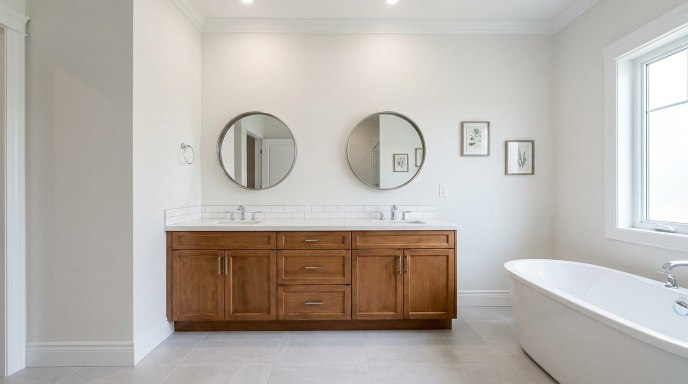
#> input picture room-src/bathroom-1/base.png, 1376 x 768 px, found by its file name (shown at 1/2 size)
$ python build-room-masks.py ../room-src/bathroom-1/base.png
#> lines starting #> are read from the running program, lines starting #| are printed output that depends on the picture; after the words box and inside, x2 and y2 are one past the last pixel; in counts of white or black regions, pixels touching at a corner belong together
"""
Build visualizer masks from a generated room (see scripts/generate-room.ts).

Reads <dir>/base.png and <dir>/key.png, classifies each key pixel by its flat key
color (magenta = main walls, cyan = accent wall, yellow = trim, green = window
frames, blue = cabinets from key-cabinets.png) and writes:
  <dir>/mask-<surface>.png  one grayscale coverage mask per surface (0-255). Separate
                            files rather than RGBA channels: browsers premultiply
                            alpha on canvas reads, which would corrupt a 4th channel.
  <dir>/report.txt          coverage per surface + how well key and base stay aligned

Optional <dir>/exclude.json: areas in base-image pixels that are never painted (e.g.
another room seen through a doorway, a range hood that picked up the key color). Each
entry is a rectangle [x0, y0, x1, y1] or a polygon [[x, y], [x, y], ...].
Optional "reassign" rules in <dir>/meta.json move a surface to another inside a box.

Coverage is soft: it scales with how saturated the key color is, so anti-aliased
edges and walls seen through sheer curtains get partial paint instead of a hard cut.

Usage: python3 scripts/build-room-masks.py <room-dir> [--preview]
  --preview  also writes preview.jpg: the room in four test colors, rendered with the
             same shading math the browser renderer uses.
"""
import json
import sys
from pathlib import Path

import numpy as np
from PIL import Image, ImageDraw, ImageFilter

room = Path(sys.argv[1])
base_img = Image.open(room / "base.png").convert("RGB")
#> base_img is the input picture: PIL image 1376x768 RGB; mean R, G, B 184.3, 178.7, 172.2
key_img = Image.open(room / "key.png").convert("RGB")
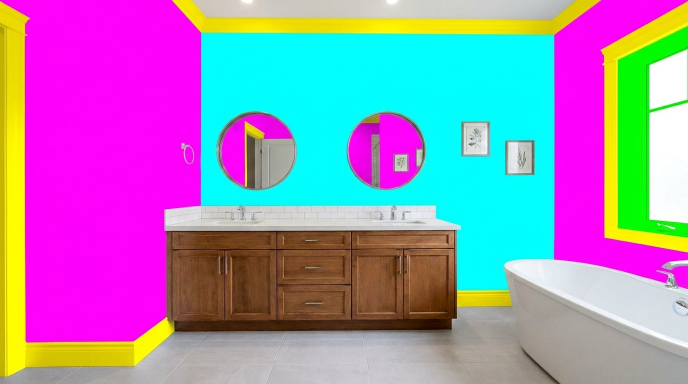
#> input picture room-src/bathroom-1/key.png, 1376 x 768 px, found by its file name (shown at 1/2 size)
#> key_img is the input picture: PIL image 1376x768 RGB; mean R, G, B 158.7, 139.2, 179.4
# Classify at the key's own resolution (2K) and only shrink the finished masks: edge
# pixels then get true partial coverage, and the edit's edge wobble shrinks with them.
# Resizing the key colors first would blend them at every seam.
scale = key_img.size[0] / base_img.size[0]
#> scale = 1
base = np.asarray(base_img, dtype=np.float32) / 255
work = np.asarray(base_img.resize(key_img.size, Image.LANCZOS), dtype=np.float32) / 255
key = np.asarray(key_img, dtype=np.float32) / 255

r, g, b = key[..., 0], key[..., 1], key[..., 2]
hi = np.maximum(np.maximum(r, g), b)
lo = np.minimum(np.minimum(r, g), b)
chroma = hi - lo


def coverage(score):
    """Map a 'how much this looks like the key color' score to 0-1 coverage."""
    return np.clip((score - 0.25) / 0.2, 0, 1)


# Each key color is two strong channels and one weak one; score = min(strong) - weak.
# The edit often keeps the room's shading on the key color, so channels are divided
# by the pixel's brightest channel: a shadowed magenta scores the same as a lit one.
# Near-black pixels carry no reliable hue and are dropped.
lit = np.clip((hi - 0.12) / 0.1, 0, 1)
rn, gn, bn = (c / np.maximum(hi, 1e-3) for c in (r, g, b))
main = coverage(np.minimum(rn, bn) - gn) * lit
accent = coverage(np.minimum(gn, bn) - rn) * lit
trim = coverage(np.minimum(rn, gn) - bn) * lit
# Green is one strong channel: score = strong - max(weak). A shaded cyan or yellow
# keeps its second channel high, so it never scores as green.
window = coverage(gn - np.maximum(rn, bn)) * lit

# Per-room settings (room-src/<id>/meta.json). Window frames are opt-in: the edit
# model likes to invent or move grilles, so a room only gets a window surface once its
# frames have been checked against the photo. key-window.png (a windows-only edit
# pass) replaces the main key's green when present, as it is usually more faithful.
meta_file = room / "meta.json"
meta = json.loads(meta_file.read_text()) if meta_file.exists() else {}
window_key = room / "key-window.png"
if not meta.get("windows", True):
    window = np.zeros_like(window)
elif window_key.exists():
    wk = np.asarray(Image.open(window_key).convert("RGB").resize(key_img.size, Image.LANCZOS), dtype=np.float32) / 255
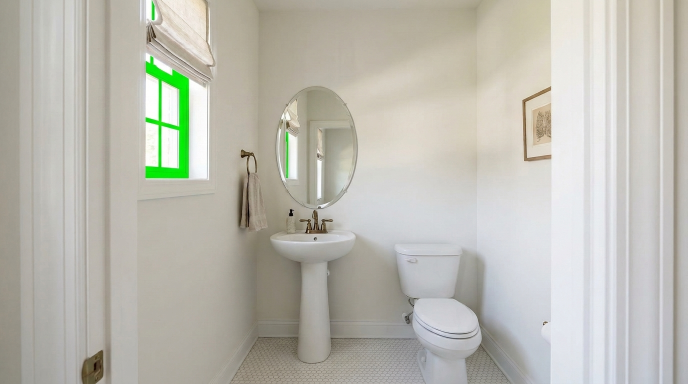
#> input picture room-src/bathroom-2/key-window.png, 1376 x 768 px, found by its file name (shown at 1/2 size)
    whi = wk.max(axis=2)
    wr, wg, wb = (wk[..., i] / np.maximum(whi, 1e-3) for i in range(3))
    window = coverage(wg - np.maximum(wr, wb)) * np.clip((whi - 0.12) / 0.1, 0, 1)
    # The window key wins where it claims a frame; elsewhere its green is ignored.
    main, accent, trim = (m * (1 - window) for m in (main, accent, trim))

# key-cabinets.png (a cabinets-only edit pass, kitchens) floods the cabinetry pure blue.
# Blue is one strong channel, scored like green above. Hardware keeps its own color in
# that pass, so pulls and knobs never score as blue and stay unpainted.
cabinet_key = room / "key-cabinets.png"
cabinets = np.zeros_like(window)
if cabinet_key.exists():
    ck = np.asarray(Image.open(cabinet_key).convert("RGB").resize(key_img.size, Image.LANCZOS), dtype=np.float32) / 255
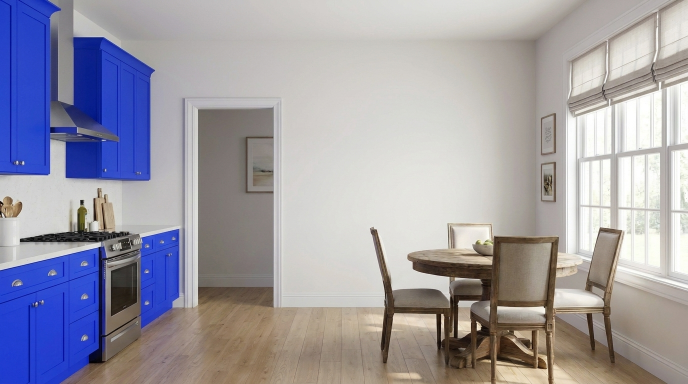
#> input picture room-src/kitchen-1/key-cabinets.png, 1376 x 768 px, found by its file name (shown at 1/2 size)
    chi = ck.max(axis=2)
    cr, cg, cb = (ck[..., i] / np.maximum(chi, 1e-3) for i in range(3))
    cabinets = coverage(cb - np.maximum(cr, cg)) * np.clip((chi - 0.12) / 0.1, 0, 1)
    # The edit keeps hardware but tints dark pulls blue, so they still score as cabinet.
    # In the base they are far darker than the door around them: under 15-25% of the
    # local brightness, where the deepest real cabinet shadows stay above 45%.
    wlum = (np.where(work <= 0.04045, work / 12.92, ((work + 0.055) / 1.055) ** 2.4) @ np.array([0.2126, 0.7152, 0.0722], dtype=np.float32)).astype(np.float32)
    local = np.asarray(Image.fromarray(wlum, mode="F").filter(ImageFilter.MedianFilter(2 * round(15 * scale) + 1)), dtype=np.float32)
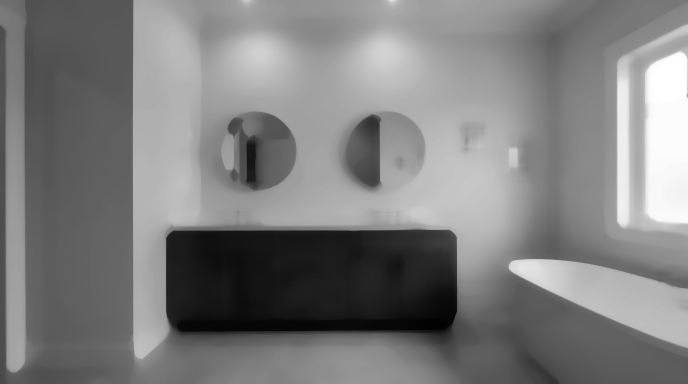
#> local: shape (768, 1376) float32 (shown at 1/2 size); min 0.00914, max 1, mean 0.497
    hardware = np.clip((0.25 - wlum / np.maximum(local, 1e-3)) / 0.1, 0, 1)
    cabinets *= 1 - hardware
#> cabinets: shape (768, 1376) float32; min 0, max 1, mean 0.132

SURFACES = ("main", "accent", "trim", "window")

# The base walls are near-neutral; anything strongly colored in the base (wood, art)
# can't be a painted surface even if the edit bled color onto it.
base_chroma = work.max(axis=2) - work.min(axis=2)
# Loose on purpose: off-white walls pick up warm bounce light from wood floors and
# sunlight, and a tight cutoff punches holes in exactly those patches.
neutral = np.clip((0.38 - base_chroma) / 0.1, 0, 1)
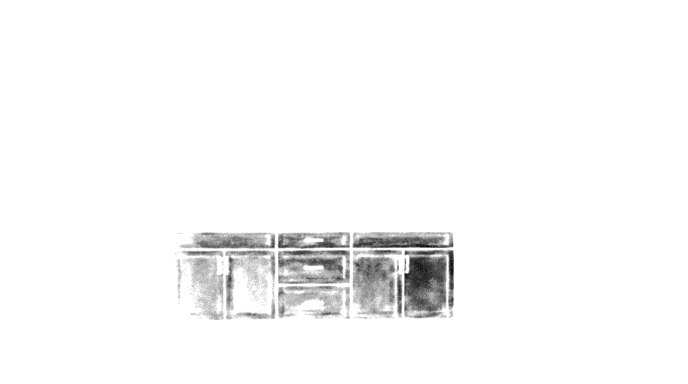
#> neutral: shape (768, 1376) float32 (shown at 1/2 size); min 0, max 1, mean 0.975
keep = np.ones_like(neutral)
exclude_file = room / "exclude.json"
if exclude_file.exists():
    polygons = Image.new("L", (keep.shape[1], keep.shape[0]), 0)
    for area in json.loads(exclude_file.read_text()):
        if isinstance(area[0], list):
            ImageDraw.Draw(polygons).polygon([(x * scale, y * scale) for x, y in area], fill=255)
        else:
            x0, y0, x1, y1 = area
            keep[round(y0 * scale) : round(y1 * scale), round(x0 * scale) : round(x1 * scale)] = 0
    keep *= np.asarray(polygons) == 0
masks = [m * neutral * keep for m in (main, accent, trim, window)]
#> masks = 4 items
cabinets *= neutral * keep
#> cabinets: shape (768, 1376) float32; min 0, max 1, mean 0.132

# meta.json "reassign": [{"rect": [x0, y0, x1, y1], "from": "main", "to": "accent"}, ...]
# moves one surface's coverage to another inside a box (base-image pixels). The key
# pass sometimes splits one wall in two, e.g. where a chandelier crosses it, or picks a
# less useful accent wall; drawing the box along the real wall corners fixes it.
for rule in meta.get("reassign", []):
    x0, y0, x1, y1 = (round(v * scale) for v in rule["rect"])
    src, dst = SURFACES.index(rule["from"]), SURFACES.index(rule["to"])
    box = (slice(y0, y1), slice(x0, x1))
    masks[dst][box] = np.maximum(masks[dst][box], masks[src][box])
    masks[src][box] = 0

# Seams where two surfaces meet (wall corners, wall/trim joints). Only pixels lying
# between two different surfaces are touched; an object edge borders a single
# surface, so lamps and furniture don't grow a painted halo.
stack = np.stack(masks, axis=2)


def grow(st):
    return np.stack(
        [np.asarray(Image.fromarray((st[..., i] * 255).astype(np.uint8)).filter(ImageFilter.MaxFilter(2 * round(2 * scale) + 1)), dtype=np.float32) / 255 for i in range(st.shape[2])],
        axis=2,
    )
#> returned value: shape (768, 1376, 4) float32


# Anti-aliased pixels where cyan meets yellow blend to green, which would draw a fake
# window-frame line along every accent/trim edge. Real window frames always sit inside
# their casing, so they never touch the accent wall and trim at once.
grown = grow(stack)
stack[..., 3] = np.where((grown[..., 1] > 0.5) & (grown[..., 2] > 0.5), 0, stack[..., 3])
grown = grow(stack)

# At a seam each surface claims only part of the edge pixels (the key colors blend
# there), so the white base would show through as a hairline. Between two surfaces,
# top the coverage up to 100%, split across the neighbouring surfaces in proportion
# to what each already claims. (Handing it all to the stronger side flips with pixel
# noise along the edge and draws a dashed line.)
near = (grown > 0.5).astype(np.float32)
between = (near.sum(axis=2) >= 2) & (neutral > 0.5)
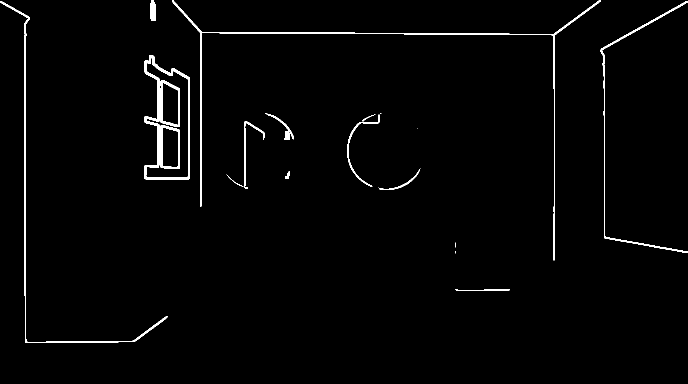
#> between: shape (768, 1376) bool (shown at 1/2 size); 1.6% white; 21 white regions (5 under 20 px), largest, box (x1, y1, x2, y2) and area: (344, 0, 1201, 521) 4492, (288, 110, 380, 359) 3238, (0, 2, 335, 686) 2881
total = stack.sum(axis=2)
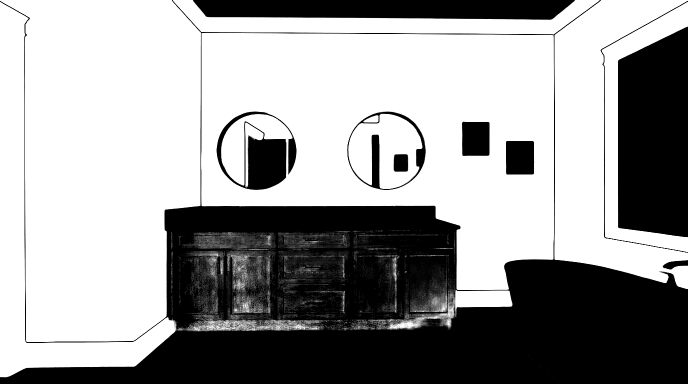
#> total: shape (768, 1376) float32 (shown at 1/2 size); min 0, max 1, mean 0.615
short = np.clip(1 - total, 0, 1) * between
weight = (stack + 0.05) * near
stack += short[..., None] * weight / np.maximum(weight.sum(axis=2, keepdims=True), 1e-6)
total = stack.sum(axis=2, keepdims=True)
stack = np.where(total > 1, stack / np.maximum(total, 1e-3), stack)

# Cabinets are built apart and never change the other four masks, so pages that paint
# only walls and trim (the color-page pairing preview) render exactly as before. The
# renderer paints cabinets last, on top of any wall that strays onto them; at a seam
# the cabinets alone take whatever coverage the wall leaves short.
grown = grow(stack).max(axis=2)
cab_grown = grow(cabinets[..., None])[..., 0]
between = (cab_grown > 0.5) & (grown > 0.5) & (neutral > 0.5)
cabinets += np.clip(1 - stack.sum(axis=2) - cabinets, 0, 1) * between
stack = np.concatenate([stack, cabinets[..., None]], axis=2)
SURFACES += ("cabinets",)

masks = [stack[..., i] for i in range(len(SURFACES))]
#> masks = 5 items

soft = []
for name, m in zip(SURFACES, masks):
    img = Image.fromarray((m * 255).astype(np.uint8), mode="L")
    # Median clears speckle inside surfaces; the downscale anti-aliases the edges.
    img = img.filter(ImageFilter.MedianFilter(3)).resize(base_img.size, Image.BOX)
    if scale < 1.5:
        img = img.filter(ImageFilter.GaussianBlur(0.8))  # 1K key: feather instead
    img.save(room / f"mask-{name}.png", optimize=True)
    soft.append(np.asarray(img, dtype=np.float32) / 255)
#> this loop made 5 passes
#> name on passes 1 to 5: 'main', 'accent', 'trim', 'window', 'cabinets'
#> after the loop, soft = 5 items
soft = np.stack(soft, axis=2)

# Alignment check: outside the painted surfaces the edit should leave pixels unchanged.
untouched = (stack.max(axis=2) < 0.05) & (chroma < 0.5)
drift = np.abs(work - key).mean(axis=2)[untouched]
lines = [
    f"size {base_img.size[0]}x{base_img.size[1]}",
    *(f"{n}: {m.mean() * 100:.1f}% of frame" for n, m in zip(SURFACES, masks)),
    f"alignment: mean abs diff outside surfaces {drift.mean() * 255:.1f}/255, "
    f"{(drift > 0.15).mean() * 100:.1f}% of pixels moved noticeably",
]
#> lines = 7 items, first 6: 'size 1376x768', 'main: 28.4% of frame', 'accent: 21.4% of frame', 'trim: 11.4% of frame', 'window: 0.9% of frame', 'cabinets: 13.2% of frame'
if cabinet_key.exists():
    # The same check for the cabinets pass, outside the cabinets.
    cab_drift = np.abs(work - ck).mean(axis=2)[(stack[..., 4] < 0.05) & (cb - np.maximum(cr, cg) < 0.25)]
    lines.append(
        f"cabinets key alignment: mean abs diff outside cabinets {cab_drift.mean() * 255:.1f}/255, "
        f"{(cab_drift > 0.15).mean() * 100:.1f}% of pixels moved noticeably"
    )
(room / "report.txt").write_text("\n".join(lines) + "\n")
print("\n".join(lines))
#| size 1376x768
#| main: 28.4% of frame
#| accent: 21.4% of frame
#| trim: 11.4% of frame
#| window: 0.9% of frame
#| cabinets: 13.2% of frame
#| alignment: mean abs diff outside surfaces 3.0/255, 0.3% of pixels moved noticeably
#| cabinets key alignment: mean abs diff outside cabinets 44.4/255, 47.2% of pixels moved noticeably

if "--preview" in sys.argv:

    def to_linear(c):
        return np.where(c <= 0.04045, c / 12.92, ((c + 0.055) / 1.055) ** 2.4)

    def to_srgb(c):
        c = np.clip(c, 0, 1)
        return np.where(c <= 0.0031308, c * 12.92, 1.055 * c ** (1 / 2.4) - 0.055)

    def hex_lin(h):
        return to_linear(np.array([int(h[i : i + 2], 16) / 255 for i in (1, 3, 5)], dtype=np.float32))

    lin = to_linear(base)
    lum = lin @ np.array([0.2126, 0.7152, 0.0722], dtype=np.float32)
    # A 3px median takes the photo's pixel noise out of the shading: on dark paint the
    # noise is amplified into visible speckle, while real light and shadow survive it.
    lum = np.asarray(Image.fromarray(lum.astype(np.float32), mode="F").filter(ImageFilter.MedianFilter(3)), dtype=np.float32)
    def rolloff(shade, rgb, cap=2.75):
        # Same highlight roll-off as src/lib/room-render.ts (HIGHLIGHT_LSTAR): above the
        # anchor, the L* a highlight adds over the paint levels off below `cap`.
        y = float(rgb @ np.array([0.2126, 0.7152, 0.0722]))
        if y < 1e-6:
            return shade
        lstar = lambda v: np.where(v > 216 / 24389, 116 * np.cbrt(v) - 16, v * 24389 / 27)
        l0 = lstar(y)
        d = lstar(np.minimum(1, y * shade)) - l0
        lc = l0 + cap * (1 - np.exp(-np.maximum(d, 0) / cap))
        rolled = np.where(lc > 8, ((lc + 16) / 116) ** 3, lc * 27 / 24389) / y
        return np.where(shade > 1, rolled, shade)

    def render(*hexes, bounce=0.25, photo_wall_y=0.8):
        # Wall bounce loss, as WALL_BOUNCE / PHOTO_WALL_Y in src/lib/room-render.ts: dark
        # walls bounce less light, so the whole room's shading scales down with them.
        lum_w = np.array([0.2126, 0.7152, 0.0722])
        areas = [(soft[..., i] > 0.5).sum() for i in range(2)]
        painted = sum(a * float(hex_lin(h) @ lum_w) for a, h in zip(areas, hexes[:2]))
        room = 1 - bounce + bounce * painted / max(1, sum(areas) * photo_wall_y)
        out = base.copy()
        for i, h in enumerate(hexes):
            a = soft[..., i]
            sel = a > 0.5
            if not sel.any():
                continue
            # Shading = this pixel's brightness relative to the surface's typical brightness,
            # applied in linear light. Edges are then blended in sRGB like any browser
            # anti-aliasing: a linear-light blend turns a dark/light seam pixel pale.
            shade = rolloff(room * lum / np.percentile(lum[sel], 60), hex_lin(h))
            paint = to_srgb(hex_lin(h)[None, None, :] * shade[..., None])
            out = out * (1 - a[..., None]) + paint * a[..., None]
        return np.clip(out, 0, 1)

    # (main, accent, trim, window, cabinets) — test colors near SW Sea Salt, Naval and
    # Agreeable Gray, plus sage, terracotta and charcoal. The last two show windows painted
    # apart from trim; cabinets go navy, sage, white and green.
    combos = [
        ("#CDD2CA", "#2F3D4C", "#F2F0EB", "#F2F0EB", "#2F3D4C"),
        ("#2F3D4C", "#2F3D4C", "#F2F0EB", "#F2F0EB", "#7A8B6F"),
        ("#D1CBC1", "#7A8B6F", "#F2F0EB", "#2B2B2B", "#F2F0EB"),
        ("#E8D9C0", "#B5654A", "#3B3B3B", "#F2F0EB", "#65816D"),
    ]
    tiles = [Image.fromarray((render(*c) * 255).astype(np.uint8)) for c in combos]
    w, h = tiles[0].size
    w2, h2 = w // 2, h // 2
    grid = Image.new("RGB", (w2 * 2, h2 * 2))
    for i, t in enumerate(tiles):
        grid.paste(t.resize((w2, h2), Image.LANCZOS), ((i % 2) * w2, (i // 2) * h2))
    grid.save(room / "preview.jpg", quality=88)
    for i, t in enumerate(tiles):
        t.save(room / f"render-{i + 1}.jpg", quality=90)
    print(f"preview → {room / 'preview.jpg'}")
